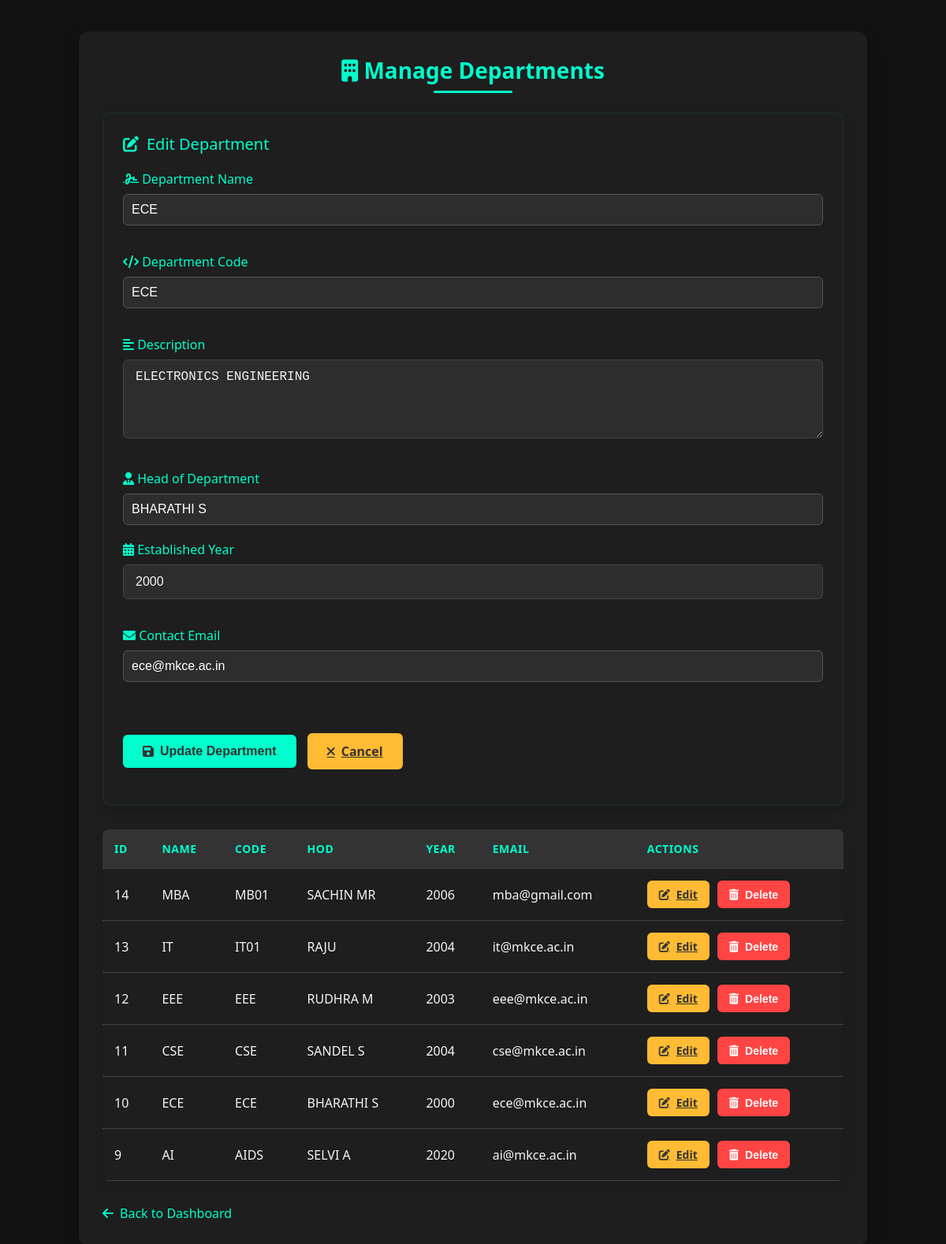
Page /dbmsproject/modules/department.php?edit=10 (signed in) on the committed database.
### tables this page shows
CREATE TABLE `department` (
  `department_id` int(11) NOT NULL,
  `department_name` varchar(100) NOT NULL,
  `department_code` varchar(20) NOT NULL,
  `description` text DEFAULT NULL,
  `no_of_students` int(11) DEFAULT 0,
  `no_of_faculty` int(11) DEFAULT 0,
  `hod_name` varchar(100) DEFAULT NULL,
  `established_year` year(4) DEFAULT NULL,
  `contact_email` varchar(100) DEFAULT NULL
);

### dbmsproject/modules/department.php (the view, shortened to what this page needs)
<?php
include __DIR__ . '/../config/database.php';
$list = mysqli_query($conn, "SELECT department_id, department_name, department_code, description, hod_name, established_year, contact_email FROM department ORDER BY department_id DESC");
$department_data = null;
if (isset($_GET['edit']) && !empty($_GET['edit'])) {
    $department_id = $_GET['edit'];
    $department_query = mysqli_query($conn, "SELECT * FROM department WHERE department_id = $department_id");
    if (mysqli_num_rows($department_query) > 0) {
        $department_data = mysqli_fetch_assoc($department_query);
    } else {
        $message = "❌ Department not found.";
    }
}
?>
<!DOCTYPE html>
<html lang="en">
<head>
    <link rel="stylesheet" href="../assets/css/style.css">
    <link rel="stylesheet" href="https://cdnjs.cloudflare.com/ajax/libs/font-awesome/6.0.0/css/all.min.css">
</head>
<body class="dark-bg">
    <div class="container">
        <h2><i class="fas fa-building"></i> Manage Departments</h2>
        <div class="form-container">
            <div class="form-title">
                <i class="fas <?= isset($department_data) ? 'fa-edit' : 'fa-plus-circle' ?>"></i>
                <?= isset($department_data) ? 'Edit Department' : 'Add New Department' ?>
            </div>
            <form method="POST" action="department.php">
                <div class="form-group">
                    <label for="department_name"><i class="fas fa-signature"></i> Department Name</label>
                    <input type="text" id="department_name" name="department_name" class="form-control"
                           value="<?= $department_data['department_name'] ?? '' ?>" required>
                </div>
                <div class="form-group">
                    <label for="department_code"><i class="fas fa-code"></i> Department Code</label>
                    <input type="text" id="department_code" name="department_code" class="form-control"
                           value="<?= $department_data['department_code'] ?? '' ?>" required>
                </div>
                <div class="form-group">
                    <label for="description"><i class="fas fa-align-left"></i> Description</label>
                    <textarea id="description" name="description" class="form-control"><?= $department_data['description'] ?? '' ?></textarea>
                </div>
                <div class="row">
                    <div class="col-md-6">
                        <div class="form-group">
                            <label for="hod_name"><i class="fas fa-user-tie"></i> Head of Department</label>
                            <input type="text" id="hod_name" name="hod_name" class="form-control"
                                   value="<?= $department_data['hod_name'] ?? '' ?>">
                        </div>
                    </div>
                    <div class="col-md-6">
                        <div class="form-group">
                            <label for="established_year"><i class="fas fa-calendar-alt"></i> Established Year</label>
                            <input type="number" id="established_year" name="established_year" class="form-control"
                                   value="<?= $department_data['established_year'] ?? '' ?>">
                        </div>
                    </div>
                </div>
                <div class="form-group">
                    <label for="contact_email"><i class="fas fa-envelope"></i> Contact Email</label>
                    <input type="email" id="contact_email" name="contact_email" class="form-control"
                           value="<?= $department_data['contact_email'] ?? '' ?>" required>
                </div>
                <div class="form-group" style="margin-top: 30px;">
                    <button type="submit" class="btn btn-primary">
                        <i class="fas <?= isset($department_data) ? 'fa-save' : 'fa-plus' ?>"></i>
                        <?= isset($department_data) ? 'Update Department' : 'Add Department' ?>
                    </button>
                    <?php if (isset($department_data)): ?>
                        <a href="department.php" class="btn btn-warning" style="margin-left: 10px;">
                            <i class="fas fa-times"></i> Cancel
                        </a>
                    <?php endif; ?>
                </div>
            </form>
        </div>
        <div class="table-responsive">
            <table>
                <thead>
                    <tr>
                        <th>ID</th>
                        <th>Name</th>
                        <th>Code</th>
                        <th>HOD</th>
                        <th>Year</th>
                        <th>Email</th>
                        <th>Actions</th>
                    </tr>
                </thead>
                <tbody>
                    <?php while ($row = mysqli_fetch_assoc($list)): ?>
                        <tr>
                            <td><?= $row['department_id'] ?></td>
                            <td><?= htmlspecialchars($row['department_name']) ?></td>
                            <td><?= htmlspecialchars($row['department_code']) ?></td>
                            <td><?= htmlspecialchars($row['hod_name']) ?></td>
                            <td><?= htmlspecialchars($row['established_year']) ?></td>
                            <td><?= htmlspecialchars($row['contact_email']) ?></td>
                            <td>
                                <div class="action-buttons">
                                    <a href="department.php?edit=<?= $row['department_id'] ?>"
                                       class="btn btn-warning btn-sm">
                                        <i class="fas fa-edit"></i> Edit
                                    </a>
                                    <button onclick="confirmDelete(<?= $row['department_id'] ?>)"
                                            class="btn btn-danger btn-sm">
                                        <i class="fas fa-trash-alt"></i> Delete
                                    </button>
                                </div>
                            </td>
                        </tr>
                    <?php endwhile; ?>
                </tbody>
            </table>
        </div>
        <a href="../dashboard.php" class="back-link">
            <i class="fas fa-arrow-left"></i> Back to Dashboard

### dbmsproject/assets/css/style.css (style rules this page uses)
* { margin: 0; padding: 0; box-sizing: border-box; }
body { background-color: #121212; color: #f0f0f0; font-family: 'Segoe UI', Tahoma, Geneva, Verdana, sans-serif; }
.container { max-width: 1000px; margin: 50px auto; padding: 20px; background: #1f1f1f; border-radius: 10px; box-shadow: 0 0 15px rgba(0, 255, 255, 0.1); animation: fadeIn 1s ease-in-out; }
h2 { text-align: center; margin-bottom: 30px; color: #00ffff; }
form { display: flex; flex-direction: column; gap: 15px; }
input[type="text"], input[type="password"], input[type="email"], select { padding: 10px; border-radius: 6px; border: none; background: +#282828; color: #fff; border: 1px solid #555; }

### dbmsproject/modules/department.php (style rules this page uses)
:root { --primary: #00ffcc; --secondary: #00c853; --dark-bg: #1e1e1e; --darker-bg: #121212; --light-text: #f5f5f5; --dark-text: #333; --danger: #ff4444; --warning: #ffbb33; }
body.dark-bg { background-color: var(--darker-bg); color: var(--light-text); font-family: 'Segoe UI', Tahoma, Geneva, Verdana, sans-serif; }
.container { max-width: 1000px; margin: 40px auto; background: var(--dark-bg); padding: 30px; border-radius: 12px; box-shadow: 0 10px 25px rgba(0, 0, 0, 0.3); transition: all 0.3s ease; }
h2 { text-align: center; color: var(--primary); margin-bottom: 25px; font-size: 28px; position: relative; padding-bottom: 10px; animation: fadeIn 0.5s ease; }
h2::after { content: ''; position: absolute; bottom: 0; left: 50%; transform: translateX(-50%); width: 100px; height: 3px; background: var(--primary); border-radius: 3px; }
.form-container { background: rgba(30, 30, 30, 0.8); padding: 25px; border-radius: 10px; margin-bottom: 30px; box-shadow: 0 5px 15px rgba(0, 0, 0, 0.2); transition: all 0.3s ease; border: 1px solid rgba(0, 255, 204, 0.1); animation: slideIn 0.5s ease; }
.form-title { color: var(--primary); margin-bottom: 20px; font-size: 20px; display: flex; align-items: center; gap: 10px; }
.form-group { margin-bottom: 20px; position: relative; }
.form-group label { display: block; margin-bottom: 8px; color: var(--primary); font-weight: 500; }
.form-control { width: 100%; padding: 12px 15px; background: #2d2d2d; border: 1px solid #444; border-radius: 6px; color: var(--light-text); font-size: 16px; transition: all 0.3s; }
textarea.form-control { min-height: 100px; resize: vertical; }
.btn { padding: 12px 25px; border: none; border-radius: 6px; font-weight: 600; cursor: pointer; transition: all 0.3s; display: inline-flex; align-items: center; justify-content: center; gap: 8px; font-size: 16px; }
.btn-primary { background: var(--primary); color: var(--dark-text); }
.btn-danger { background: var(--danger); color: white; }
.btn-warning { background: var(--warning); color: var(--dark-text); }
.btn-sm { padding: 8px 15px; font-size: 14px; }
.table-responsive { overflow-x: auto; margin-top: 30px; border-radius: 8px; box-shadow: 0 5px 15px rgba(0, 0, 0, 0.1); }
table { width: 100%; border-collapse: collapse; animation: fadeIn 0.8s ease; }
th, td { padding: 15px; text-align: left; border-bottom: 1px solid #444; }
th { background: #333; color: var(--primary); font-weight: 600; text-transform: uppercase; font-size: 14px; letter-spacing: 0.5px; }
tr { transition: all 0.3s; }
.action-buttons { display: flex; gap: 10px; }
.back-link { display: inline-flex; align-items: center; gap: 8px; margin-top: 30px; color: var(--primary); text-decoration: none; font-weight: 500; transition: all 0.3s; }

### rows in the picture
department: department_name "ECE", department_code "ECE", description "ELECTRONICS ENGINEERING", hod_name "BHARATHI S", established_year "2000", contact_email "ece@mkce.ac.in", department_id "10"
department: department_id "14", department_name "MBA", department_code "MB01", hod_name "SACHIN MR", established_year "2006", contact_email "mba@gmail.com"
department: department_id "13", department_name "IT", department_code "IT01", hod_name "RAJU", established_year "2004", contact_email "it@mkce.ac.in"
department: department_id "12", department_name "EEE", department_code "EEE", hod_name "RUDHRA M", established_year "2003", contact_email "eee@mkce.ac.in"
department: department_id "11", department_name "CSE", department_code "CSE", hod_name "SANDEL S", established_year "2004", contact_email "cse@mkce.ac.in"
department: department_id "9", department_name "AI", department_code "AIDS", hod_name "SELVI A", established_year "2020", contact_email "ai@mkce.ac.in"
